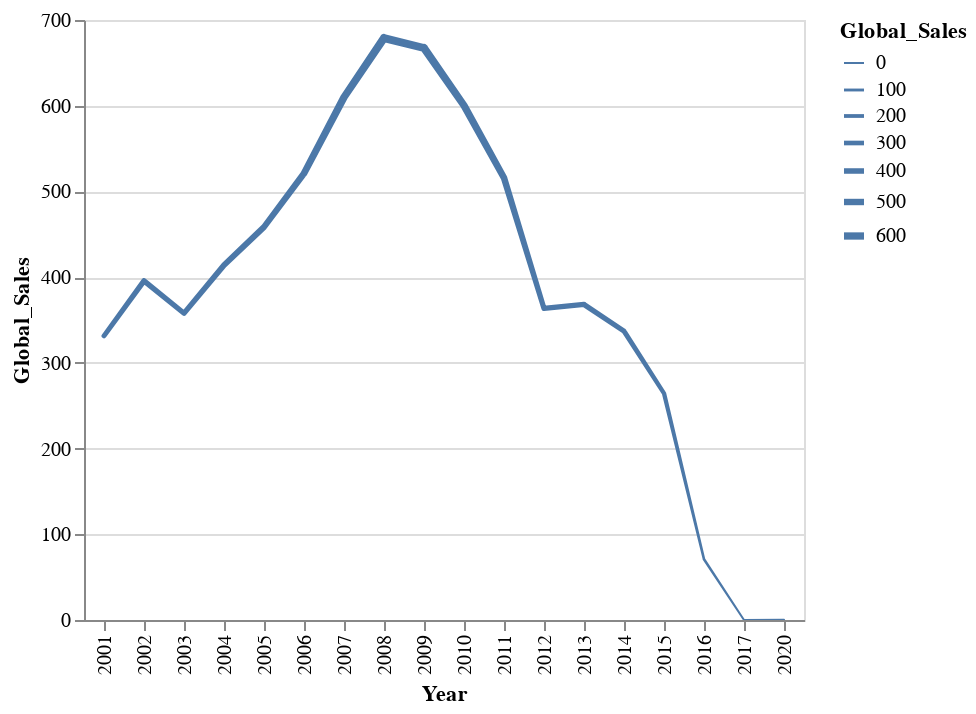

This figure's notebook cell:
### Markdown cell above
Con esta informacion podemos percibir de forma informar el incremento de las ventas al comienzo del milenio, por lo que representaremos una grafia mas a detalle la evolucion de ventas en esta epoca

### Code cell
filtro = general_sales['Year'] >2000

alt.Chart(general_sales[filtro]).mark_trail().encode(
    x='Year:O',
    y='Global_Sales',
   size='Global_Sales:Q'
).interactive()

### Figure 1 — Vega-Lite specification as saved in the notebook (floating-point values rounded to 4 significant figures)
{"config": {"view": {"continuousWidth": 300, "continuousHeight": 300}}, "data": {"name": "data-3d2fb41b197d1168abeaad14a88304a2"}, "mark": {"type": "trail"}, "encoding": {"size": {"field": "Global_Sales", "type": "quantitative"}, "x": {"field": "Year", "type": "ordinal"}, "y": {"field": "Global_Sales", "type": "quantitative"}}, "params": [{"name": "param_17", "select": {"type": "interval", "encodings": ["x", "y"]}, "bind": "scales"}], "$schema": "https://vega.github.io/schema/vega-lite/v5.15.1.json", "datasets": {"data-3d2fb41b197d1168abeaad14a88304a2": [{"Year": 2001.0, "Global_Sales": 331.5, "EU_Sales": 94.89, "JP_Sales": 39.86, "Other_Sales": 22.76, "NA_Sales": 174.0}, {"Year": 2002.0, "Global_Sales": 395.5, "EU_Sales": 109.7, "JP_Sales": 41.76, "Other_Sales": 27.28, "NA_Sales": 216.2}, {"Year": 2003.0, "Global_Sales": 357.9, "EU_Sales": 103.8, "JP_Sales": 34.2, "Other_Sales": 26.01, "NA_Sales": 193.6}, {"Year": 2004.0, "Global_Sales": 414.0, "EU_Sales": 105.9, "JP_Sales": 41.65, "Other_Sales": 47.24, "NA_Sales": 218.8}, {"Year": 2005.0, "Global_Sales": 458.5, "EU_Sales": 121.6, "JP_Sales": 54.28, "Other_Sales": 40.55, "NA_Sales": 241.6}, {"Year": 2006.0, "Global_Sales": 521.0, "EU_Sales": 129.2, "JP_Sales": 73.73, "Other_Sales": 54.43, "NA_Sales": 263.1}, {"Year": 2007.0, "Global_Sales": 609.9, "EU_Sales": 160.2, "JP_Sales": 60.29, "Other_Sales": 77.58, "NA_Sales": 311.2}, {"Year": 2008.0, "Global_Sales": 678.9, "EU_Sales": 184.4, "JP_Sales": 60.26, "Other_Sales": 82.39, "NA_Sales": 351.4}, {"Year": 2009.0, "Global_Sales": 667.3, "EU_Sales": 191.6, "JP_Sales": 61.89, "Other_Sales": 74.77, "NA_Sales": 338.9}, {"Year": 2010.0, "Global_Sales": 600.3, "EU_Sales": 176.6, "JP_Sales": 59.49, "Other_Sales": 59.9, "NA_Sales": 304.2}, {"Year": 2011.0, "Global_Sales": 515.8, "EU_Sales": 167.3, "JP_Sales": 53.04, "Other_Sales": 54.39, "NA_Sales": 241.0}, {"Year": 2012.0, "Global_Sales": 363.5, "EU_Sales": 118.8, "JP_Sales": 51.74, "Other_Sales": 37.82, "NA_Sales": 154.9}, {"Year": 2013.0, "Global_Sales": 368.1, "EU_Sales": 125.8, "JP_Sales": 47.59, "Other_Sales": 39.82, "NA_Sales": 154.8}, {"Year": 2014.0, "Global_Sales": 337.0, "EU_Sales": 125.6, "JP_Sales": 39.46, "Other_Sales": 40.02, "NA_Sales": 132.0}, {"Year": 2015.0, "Global_Sales": 264.4, "EU_Sales": 97.71, "JP_Sales": 33.72, "Other_Sales": 30.01, "NA_Sales": 102.8}, {"Year": 2016.0, "Global_Sales": 70.9, "EU_Sales": 26.76, "JP_Sales": 13.67, "Other_Sales": 7.75, "NA_Sales": 22.66}, {"Year": 2017.0, "Global_Sales": 0.05, "EU_Sales": 0.0, "JP_Sales": 0.05, "Other_Sales": 0.0, "NA_Sales": 0.0}, {"Year": 2020.0, "Global_Sales": 0.29, "EU_Sales": 0.0, "JP_Sales": 0.0, "Other_Sales": 0.02, "NA_Sales": 0.27}]}}
